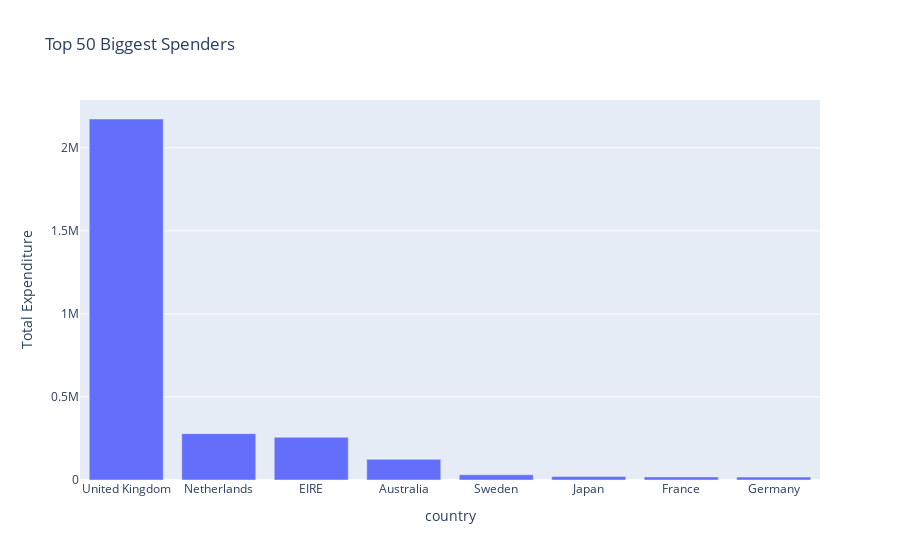

The notebook cell this image was saved under:
### Markdown cell above
### Locate the country of origin of the top 50 biggest spenders

### Code cell
top50_tmp  = top_50.groupby(['Country']).sum()['total_spend'].sort_values(ascending=False)

top50_tmp = pd.DataFrame(top50_tmp)
top50_tmp.reset_index(level=0, inplace=True)
top50_tmp.sort_values('Country', ascending=False)

data_plot = [go.Bar(x=top50_tmp['Country'], y=top50_tmp['total_spend'])]
layout = go.Layout(yaxis={'autorange':True,'title':'Total Expenditure'},xaxis={'type':'category','title':'country'},title='Top 50 Biggest Spenders')
fig = go.Figure(data=data_plot, layout=layout)
iplot(fig)

### Figure 1 — Plotly figure (JSON) as saved in the notebook; plotly's stock layout.template omitted (floating-point values rounded to 4 significant figures)
{"data": [{"type": "bar", "x": ["United Kingdom", "Netherlands", "EIRE", "Australia", "Sweden", "Japan", "France", "Germany"], "y": [2173000.0, 279100.0, 257500.0, 124600.0, 31780.0, 21430.0, 18750.0, 17390.0]}], "layout": {"title": {"text": "Top 50 Biggest Spenders"}, "xaxis": {"title": {"text": "country"}, "type": "category"}, "yaxis": {"autorange": true, "title": {"text": "Total Expenditure"}}}}
